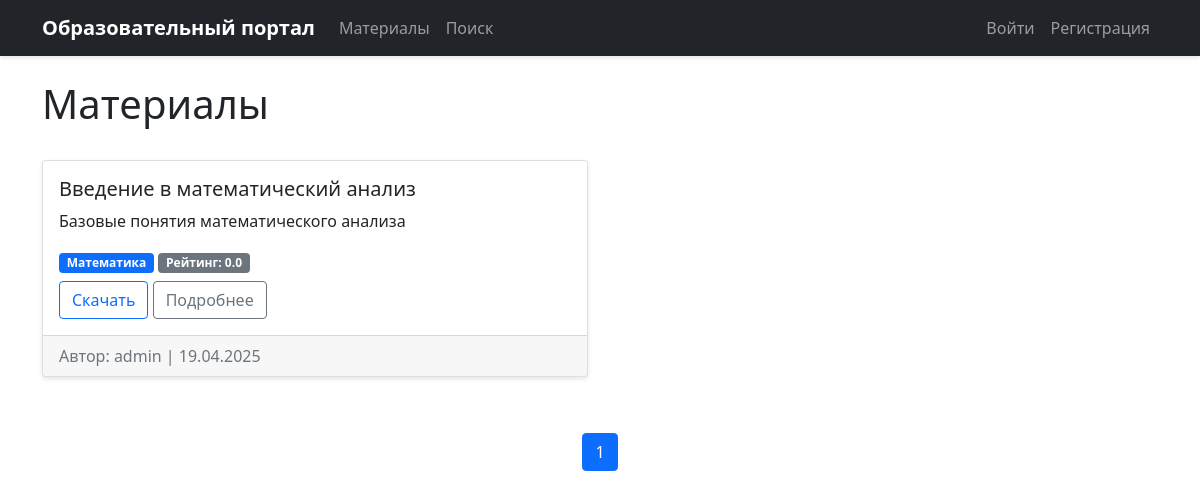
Screenshot of /materials?category_id=1 with the database file from the repository.
### app/models/material.py (models this page shows, shortened)
class Material(db.Model):
    __tablename__ = 'materials'
    id = db.Column(db.Integer, primary_key=True)
    title = db.Column(db.String(120), nullable=False)
    description = db.Column(db.Text)
    file_url = db.Column(db.String(500))  # Ссылка на Google Drive
    status = db.Column(db.String(20), default='unapproved')  # unapproved/approved/rejected
    created_at = db.Column(db.DateTime, default=datetime.utcnow)
    author_id = db.Column(db.Integer, db.ForeignKey('users.id'), nullable=False)
    category_id = db.Column(db.Integer, db.ForeignKey('categories.id'))
    ratings = db.relationship('Rating', backref='material', lazy='dynamic')
    def average_rating(self):
        ratings = self.ratings.all()
        if not ratings:
            return 0
        return sum(rating.value for rating in ratings) / len(ratings)

### app/models/category.py (models this page shows, shortened)
class Category(db.Model):
    __tablename__ = 'categories'
    id = db.Column(db.Integer, primary_key=True)
    name = db.Column(db.String(50), unique=True, nullable=False)
    materials = db.relationship('Material', backref='category', lazy=True)

### app/models/user.py (models this page shows, shortened)
class User(UserMixin, db.Model):
    __tablename__ = 'users'
    id = db.Column(db.Integer, primary_key=True)
    username = db.Column(db.String(64), unique=True, nullable=False)
    password_hash = db.Column(db.String(128))
    role = db.Column(db.String(20), default='user')  # user/moderator/admin
    materials = db.relationship('Material', backref='author', lazy=True)
    ratings = db.relationship('Rating', backref='user', lazy=True)

### app/routes/material_routes.py (the view)
@bp.route('/materials')
def list():
    page = request.args.get('page', 1, type=int)
    category_id = request.args.get('category_id', type=int)
    query = Material.query.filter_by(status='approved')
    if category_id:
        query = query.filter_by(category_id=category_id)
    materials = query.paginate(page=page, per_page=10)
    return render_template('materials/list.html', materials=materials)

### app/templates/materials/list.html (shortened to what this page needs)
{% extends "base.html" %}
{% block content %}
<div class="row mb-4">
    <div class="col">
        <h1>Материалы</h1>
    </div>
</div>
<div class="row">
    {% for material in materials.items %}
    <div class="col-md-6 mb-4">
        <div class="card h-100">
            <div class="card-body">
                <h5 class="card-title">{{ material.title }}</h5>
                <p class="card-text">{{ material.description }}</p>
                <div class="mb-2">
                    <span class="badge bg-primary">{{ material.category.name }}</span>
                    <span class="badge bg-secondary">Рейтинг: {{ "%.1f"|format(material.average_rating()) }}</span>
                </div>
                <a href="{{ material.file_url }}" class="btn btn-outline-primary" target="_blank">Скачать</a>
                <a href="{{ url_for('material.detail', id=material.id) }}" class="btn btn-outline-secondary">Подробнее</a>
            </div>
            <div class="card-footer text-muted">
                Автор: {{ material.author.username }} | {{ material.created_at.strftime('%d.%m.%Y') }}
            </div>
        </div>
    </div>
    {% endfor %}
</div>
<nav aria-label="Page navigation">
    <ul class="pagination justify-content-center">
        {% for page in materials.iter_pages() %}
            {% if page %}
                <li class="page-item {% if page == materials.page %}active{% endif %}">
                    <a class="page-link" href="{{ url_for('material.list', page=page) }}">{{ page }}</a>
                </li>
            {% else %}
                <li class="page-item disabled">
                    <span class="page-link">...</span>
                </li>
            {% endif %}
        {% endfor %}
    </ul>
</nav>
{% endblock %}

### app/static/css/main.css (style rules this page uses)
body { background-color: #f8f9fa; }
.card { box-shadow: 0 2px 4px rgba(0, 0, 0, 0.1); transition: transform 0.2s; }
.btn { border-radius: 4px; }
.card-footer { background-color: #fff; border-top: 1px solid rgba(0, 0, 0, 0.125); }
.pagination { margin-top: 2rem; }
.page-link { color: #007bff; }
.page-item.active .page-link { background-color: #007bff; border-color: #007bff; }
.badge { padding: 0.5em 0.75em; font-weight: 500; }

### rows the page displays
Material: title "Введение в математический анализ", description "Базовые понятия математического анализа", category.name "Математика", average_rating "0.0", author.username "admin", created_at "19.04.2025"

### other values shown
{{ page }} "1"
